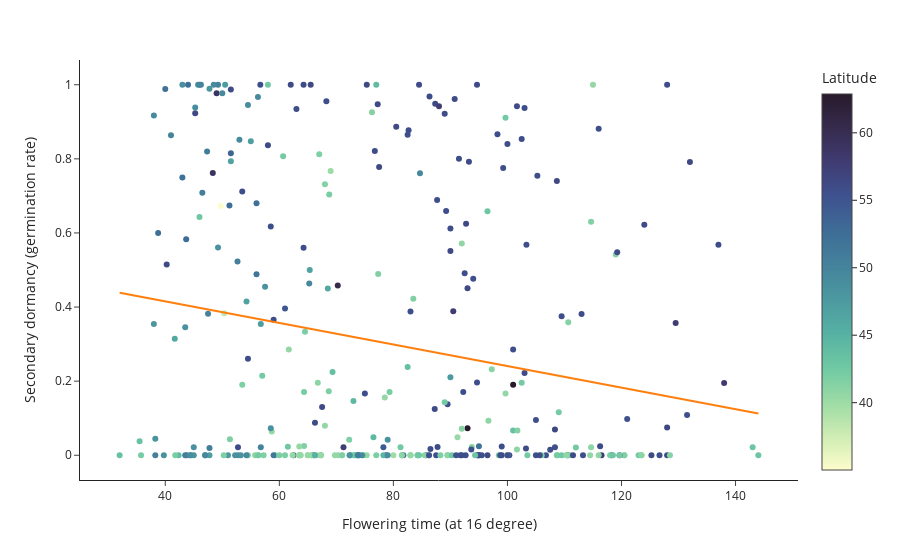

Notebook code for this chart:
### Code cell
fig_sdorm.show()

### Figure 1 — Plotly figure (JSON) as saved in the notebook; plotly's stock layout.template omitted (floating-point values rounded to 4 significant figures; data arrays with more than 128 entries replaced by an {"elided": "..."} marker saying what was removed)
{"data": [{"hovertemplate": "<b>%{hovertext}</b><br><br>Flowering time (at 16 degree)=%{x}<br>Secondary dormancy (germination rate)=%{y}<br>Latitude=%{marker.color}<extra></extra>", "hovertext": {"elided": "327 int values"}, "legendgroup": "", "marker": {"color": {"elided": "327 float values"}, "coloraxis": "coloraxis", "symbol": "circle"}, "mode": "markers", "name": "", "orientation": "v", "showlegend": false, "type": "scatter", "x": {"elided": "327 float values"}, "xaxis": "x", "y": {"elided": "327 float values"}, "yaxis": "y"}, {"hovertemplate": "<b>OLS trendline</b><br>rate = -0.00290647 * FT16 + 0.531373<br>R<sup>2</sup>=0.039645<br><br>Flowering time (at 16 degree)=%{x}<br>Secondary dormancy (germination rate)=%{y} <b>(trend)</b><extra></extra>", "legendgroup": "", "marker": {"symbol": "circle"}, "mode": "lines", "name": "", "showlegend": false, "type": "scatter", "x": {"elided": "327 float values"}, "xaxis": "x", "y": {"elided": "327 float values"}, "yaxis": "y"}], "layout": {"coloraxis": {"colorbar": {"title": {"text": "Latitude"}}, "colorscale": [[0, "rgb(253, 253, 204)"], [0.09091, "rgb(206, 236, 179)"], [0.1818, "rgb(156, 219, 165)"], [0.2727, "rgb(111, 201, 163)"], [0.3636, "rgb(86, 177, 163)"], [0.4545, "rgb(76, 153, 160)"], [0.5455, "rgb(68, 130, 155)"], [0.6364, "rgb(62, 108, 150)"], [0.7273, "rgb(62, 82, 143)"], [0.8182, "rgb(64, 60, 115)"], [0.9091, "rgb(54, 43, 77)"], [1, "rgb(39, 26, 44)"]]}, "legend": {"tracegroupgap": 0}, "margin": {"t": 60}, "xaxis": {"anchor": "y", "domain": [0, 1], "title": {"text": "Flowering time (at 16 degree)"}}, "yaxis": {"anchor": "x", "domain": [0, 1], "title": {"text": "Secondary dormancy (germination rate)"}}}}
